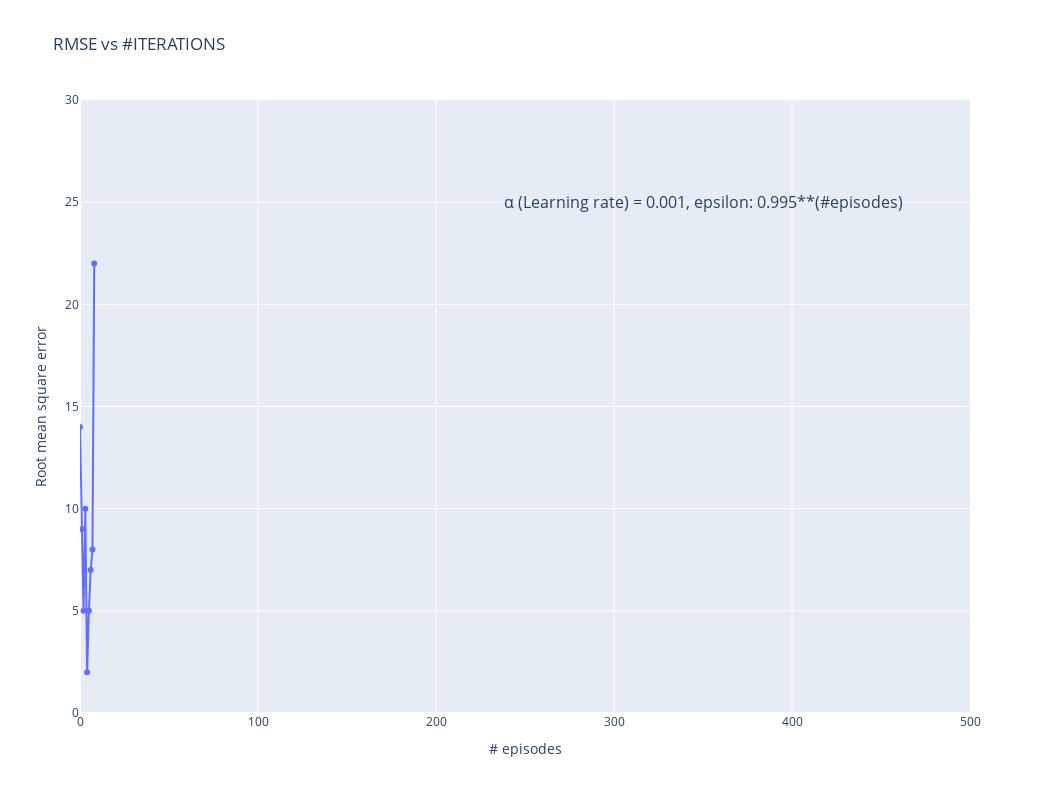

The notebook cell this image was saved under:
### Code cell
import chart_studio.plotly as py
from plotly.graph_objs import *
graficoFigo ("RMSE vs #ITERATIONS", [14,9,5,10,2,5,7,8,22], '# episodes', 'Root mean square error', 30)

### Figure 1 — Plotly figure (JSON) as saved in the notebook; plotly's stock layout.template omitted (floating-point values rounded to 4 significant figures)
{"data": [{"name": "RMSE (Root Mean Square Error)", "type": "scatter", "uid": "5eacaf", "x": [0, 1, 2, 3, 4, 5, 6, 7, 8], "y": [14, 9, 5, 10, 2, 5, 7, 8, 22]}], "layout": {"annotations": [{"font": {"size": 16}, "showarrow": false, "text": "α (Learning rate) = 0.001, epsilon: 0.995**(#episodes)", "x": 350, "y": 25}], "autosize": true, "height": 793, "title": {"text": "RMSE vs #ITERATIONS"}, "width": 1050, "xaxis": {"autorange": false, "range": [0, 500], "title": {"text": "# episodes"}, "type": "linear"}, "yaxis": {"autorange": false, "range": [0, 30], "title": {"text": "Root mean square error"}, "type": "linear"}}}
